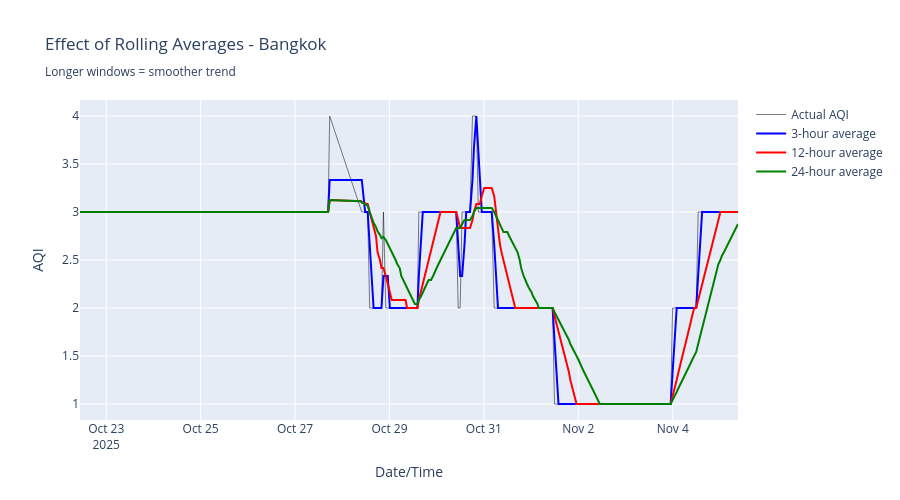

Notebook cell for this chart:
### Code cell
# Visualize rolling averages
city_to_plot = 'Bangkok'
city_data = df[df['city_name'] == city_to_plot].copy()

fig = go.Figure()

# Original AQI
fig.add_trace(go.Scatter(
    x=city_data['timestamp'],
    y=city_data['aqi'],
    mode='lines',
    name='Actual AQI',
    line=dict(color='black', width=1),
    opacity=0.5
))

# Rolling averages
fig.add_trace(go.Scatter(
    x=city_data['timestamp'],
    y=city_data['aqi_rolling_mean_3h'],
    mode='lines',
    name='3-hour average',
    line=dict(color='blue', width=2)
))

fig.add_trace(go.Scatter(
    x=city_data['timestamp'],
    y=city_data['aqi_rolling_mean_12h'],
    mode='lines',
    name='12-hour average',
    line=dict(color='red', width=2)
))

fig.add_trace(go.Scatter(
    x=city_data['timestamp'],
    y=city_data['aqi_rolling_mean_24h'],
    mode='lines',
    name='24-hour average',
    line=dict(color='green', width=2)
))

fig.update_layout(
    title=f'Effect of Rolling Averages - {city_to_plot}<br><sub>Longer windows = smoother trend</sub>',
    xaxis_title='Date/Time',
    yaxis_title='AQI',
    height=500,
    hovermode='x unified'
)

fig.show()

print("\n💡 Rolling features help models:")
print("   • Ignore short-term noise")
print("   • Identify trends")
print("   • Smooth out random fluctuations")

### Figure 1 — Plotly figure (JSON) as saved in the notebook; plotly's stock layout.template omitted (floating-point values rounded to 4 significant figures; data arrays with more than 128 entries replaced by an {"elided": "..."} marker saying what was removed)
{"data": [{"line": {"color": "black", "width": 1}, "mode": "lines", "name": "Actual AQI", "opacity": 0.5, "type": "scatter", "x": {"elided": "203 str values"}, "y": {"elided": "203 int values"}}, {"line": {"color": "blue", "width": 2}, "mode": "lines", "name": "3-hour average", "type": "scatter", "x": {"elided": "203 str values"}, "y": {"elided": "203 float values"}}, {"line": {"color": "red", "width": 2}, "mode": "lines", "name": "12-hour average", "type": "scatter", "x": {"elided": "203 str values"}, "y": {"elided": "203 float values"}}, {"line": {"color": "green", "width": 2}, "mode": "lines", "name": "24-hour average", "type": "scatter", "x": {"elided": "203 str values"}, "y": {"elided": "203 float values"}}], "layout": {"height": 500, "hovermode": "x unified", "title": {"text": "Effect of Rolling Averages - Bangkok<br><sub>Longer windows = smoother trend</sub>"}, "xaxis": {"title": {"text": "Date/Time"}}, "yaxis": {"title": {"text": "AQI"}}}}
